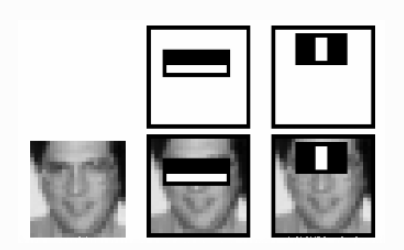
#> input picture haar_face.png, 404 x 250 px, given in place of people.jpeg, which was not available
$ jupyter execute Working_Haar_Cascade.ipynb   (text cells are left out)
#> lines starting #> are read from the running program, lines starting #| are printed output that depends on the picture; after the words box and inside, x2 and y2 are one past the last pixel; in counts of white or black regions, pixels touching at a corner belong together; pictures that were not available may be replaced by others from this repository, and a replacement may not be noted
[cell 1]
import numpy as np
import cv2
import matplotlib.pyplot as plt

[cell 2]
face_cascade = cv2.CascadeClassifier(cv2.data.haarcascades + 'haarcascade_frontalface_default.xml')

[cell 3]
img = cv2.imread('people.jpeg')
#> img is the input picture: shape (250, 404, 3); min 0, max 254, mean 194.9
gray = cv2.cvtColor(img, cv2.COLOR_BGR2GRAY)

faces = face_cascade.detectMultiScale(gray, 1.04, 6)
#> faces = [[36, 138, 83, 83]]
print(faces)
#| [[ 36 138  83  83]]
for(x, y, w, h) in faces:
    img = cv2.rectangle(img, (x,y), (x+w,y+h), (255,0,0), 3)
    roi_gray = gray[y:y+h, x:x+w]
    roi_color = img[y:y+h, x:x+w]
#> this loop made 1 pass
#> pass 1, `img = cv2.rectangle(img, (x,y), (x+w,y+h), (255,0,0), 3)`:
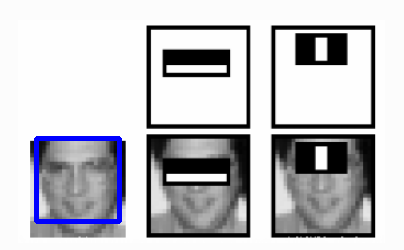
#> img: shape (250, 404, 3); 1.63% of pixels changed, all inside (x1, y1, x2, y2) = (34, 136, 122, 224)
#> pass 1, `roi_gray = gray[y:y+h, x:x+w]`:
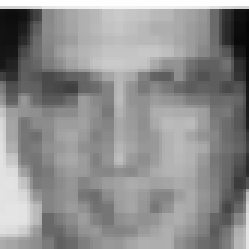
#> roi_gray: shape (83, 83) (shown 3 times larger); min 4, max 254, mean 142.4
#> pass 1, `roi_color = img[y:y+h, x:x+w]`:
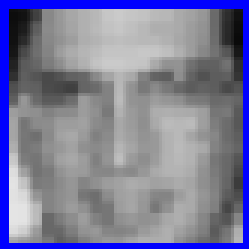
#> roi_color: shape (83, 83, 3) (shown 3 times larger); mean B, G, R 153.3, 123.5, 123.5

[cell 4]
plt.imshow(cv2.cvtColor(cv2.imread('tom.jpg'), cv2.COLOR_BGR2RGB))
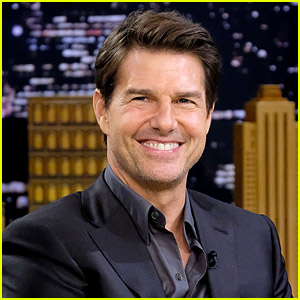
#> input picture tom.jpg, 300 x 300 px
plt.show()

[cell 5]
plt.xticks([])
plt.yticks([])
plt.imshow(cv2.cvtColor(img, cv2.COLOR_BGR2RGB))
plt.show()
